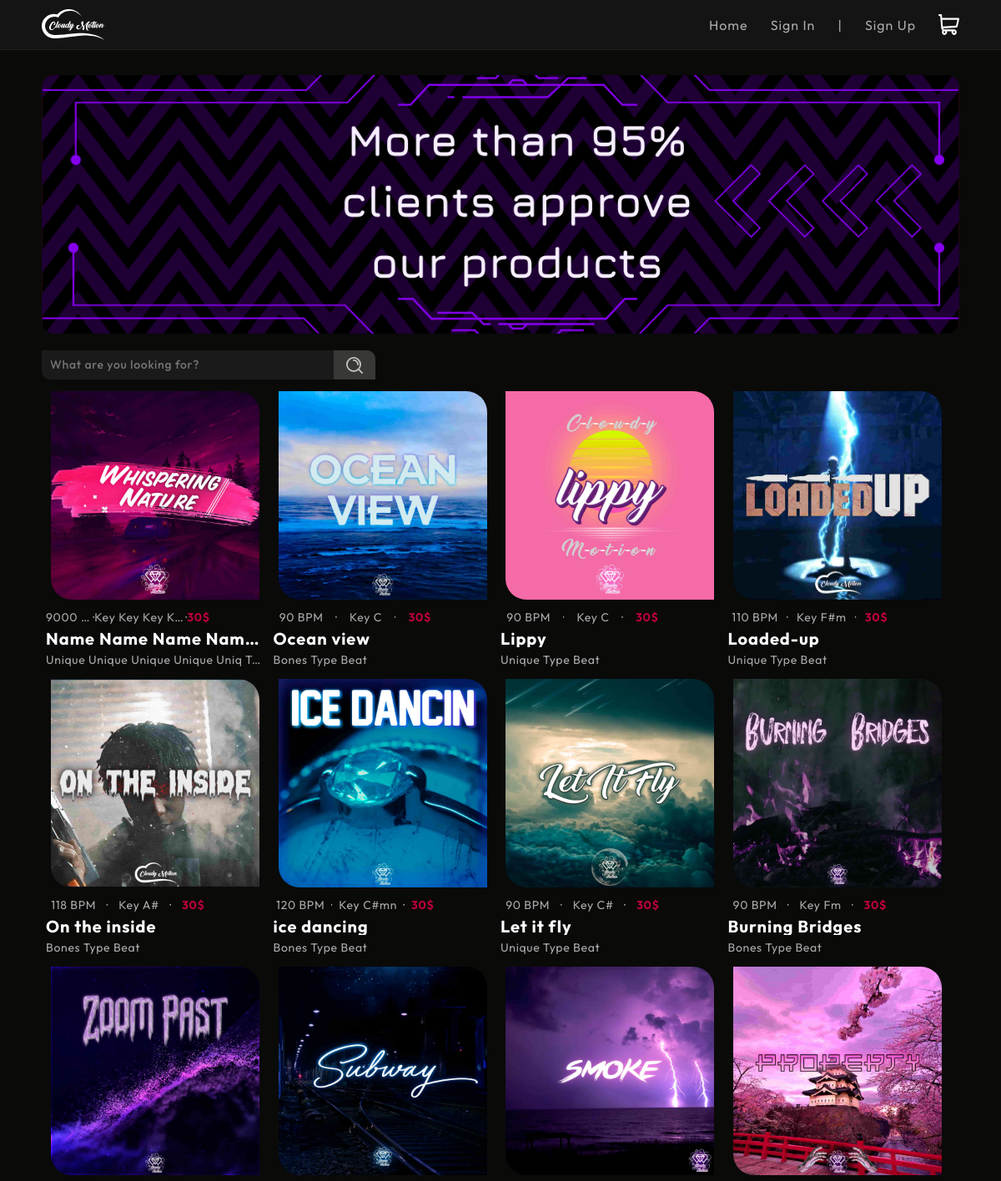
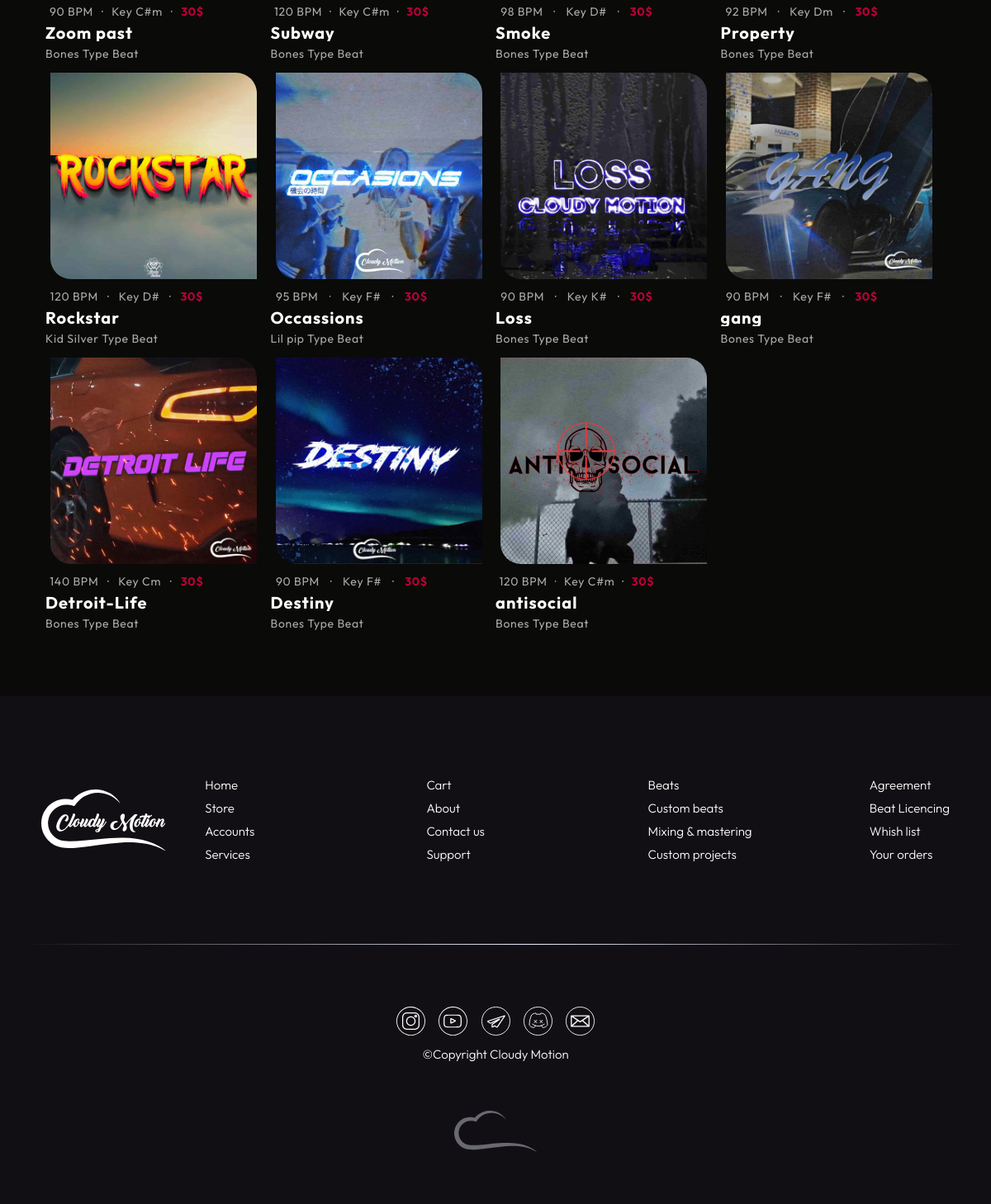
/store/, run on the app's committed database (2 pictures, top to bottom).
### cm_site/models.py (models this page shows, shortened)
class Banners(models.Model):
    banner = models.ImageField("Banner", upload_to='uploads/')
    link = models.URLField('HREF', default='http://127.0.0.1:8000/store')
    class Meta:
        verbose_name = 'Banner'
        verbose_name_plural = 'Banners'

class Tracks(models.Model):
    track_name = models.CharField('Track Name', unique=True, null=False, max_length=64)
    cover_art = models.ImageField("Cover Art", upload_to='uploads/')
    bpm = models.IntegerField('BPM', default=90)
    key = models.CharField('Key', unique=False, null=False, max_length=16)
    mood = models.ForeignKey(Moods, on_delete=models.CASCADE)
    duration = models.CharField('Duration', max_length=16, null=False)
    type_beat = models.CharField('Type Beat', unique=False, max_length=32, default="Unique", null=False)
    mp3 = models.FileField('Mp3 File', upload_to='uploads/')
    class Meta:
        verbose_name = 'Track'
        verbose_name_plural = 'Tracks'

class Prices(models.Model):
    wav_license = models.IntegerField('Wav License $', default=30)
    unlimited_license = models.IntegerField('Unlimited License $', default=100)
    exclusive_license = models.IntegerField('Exclusive License $', default=300)
    class Meta:
        verbose_name = 'Price'
        verbose_name_plural = 'Prices'

### cm_site/views.py (the view)
# urls.py: path('store/', view=views.store, name='store'),
def store(request: WSGIRequest):
    if request.method == 'POST':
        form = SearchForm(request.POST)
        if form.is_valid():
            text = form.cleaned_data['text_field']
            if text is None or text == "":
                current_tracks = Tracks.objects.all()
            else:
                current_tracks = Tracks.objects.filter(track_name__icontains=text)
            data = {
                'user': request.user,
                'tracks': current_tracks,
                'prices': Prices.objects.all()[0],
                'search_form': form,
                'banners': Banners.objects.all()
            }
            return render(request, 'cm_site/store.html', data)
        else:
            text = None
    else:
        form = SearchForm()
    data = {
        'user': request.user,
        'tracks': Tracks.objects.all().order_by('-id'),
        'prices': Prices.objects.all()[0],
        'search_form': form,
        'banners': Banners.objects.all()
    }
    return render(request, 'cm_site/store.html', data)

### cm_site/forms.py
class SearchForm(forms.Form):
    text_field = forms.CharField(
        widget=forms.TextInput(attrs={
            'class': 'search__text',
            'placeholder': 'What are you looking for?'
            }),
        required=False
    )

### cm_site/templates/cm_site/store.html (shortened to what this page needs)
{% load static %}
<!DOCTYPE html>
<html lang="en">
<head>
    <link rel="stylesheet" href="{% static 'cm_site/css/reset.css' %}">
    <link rel="stylesheet" href="{% static 'cm_site/css/font.css' %}">
    <link rel="stylesheet" href="{% static 'cm_site/css/store.css' %}">
    <link rel="stylesheet" href="{% static 'cm_site/css/store_a.css' %}">
</head>
<body>
    <div class="wrapper" style="width: 100%;">
        <header class="header">
            <div class="header__container">
                <a href="{% url 'not_developed' %}">
                    <div class="header__container-logo"></div>
                </a>
                    {% if user.is_authenticated %}
                        <div class="header__container-navbar">
                            <a href="{% url 'not_developed' %}" class="navbar__link">
                                <div class="navbar__link-home">Home</div>
                            </a>
                            <a href="{% url 'not_developed' %}" class="navbar__link">
                                <div class="navbar__link-services">Services</div>
                            </a>
                            <a href="{% url 'not_developed' %}" class="navbar__link">
                                <div class="navbar__link-contacts">Contacts</div>
                            </a>
                            <a href="{% url 'not_developed' %}" class="navbar__link navbar__link--svg">
                                <div class="navbar__link-account"></div>
                            </a>
                            <a href="{% url 'not_developed' %}" class="navbar__link navbar__link--svg">
                                <div class="navbar__link-basket"></div>
                            </a>
                        </div>
                    {% else %}
                        <div class="header__container-navbar header__container-navbar--no">
                            <a href="{% url 'not_developed' %}" class="navbar__link">
                                <div class="navbar__link-home">Home</div>
                            </a>
                            <a href="{% url 'not_developed' %}" class="navbar__link">
                                <div class="navbar__link-singin">Sign In</div>
                            </a>
                            <div class="navbar__link navbar__link-sep">
                                <div id="item1" class="navbar__link-sep">|</div>
                            </div>
                            <a href="{% url 'not_developed' %}" class="navbar__link">
                                <div class="navbar__link-singup">Sign Up</div>
                            </a>
                            <a href="{% url 'not_developed' %}" class="navbar__link navbar__link--svg">
                                <div class="navbar__link-basket"></div>
                            </a>
                        </div>
                    {% endif %}
            </div>
        </header>
        <main class="main">
            <div class="main__container">
                <div class="main__container_banners">
                    <div class="main__container_banners-carousel">
                        {% for banner in banners %}
                            <div class="carousel__slide" onclick="goToUrl('{{banner.link}}')">
                                <img src="../media/{{banner.banner}}" alt="banner.jpg">
                            </div>
                        {% endfor %}
                    </div>
                </div>
                <div class="main__container_sort">
                    <div class="main__container_sort-search">
                        <form method="post">
                            {{ search_form.text_field }}
                            <button class="search__submit" type="submit"><div></div></button>
                        </form>
                    </div>
                </div>
                <div class="main__container_playlist">
                    {% for element in tracks %}
                        <div class="music">
                            <div class="music__cover" onclick="coverPlay({{forloop.counter}});" style="background: url('../media/{{element.cover_art}}') no-repeat; background-size: cover;">
                                <div class="music__cover_button"></div>
                            </div>
                            <div class="music__data">
                                <div class="music__data-main">
                                    <h2>{{element.bpm}} BPM</h2>
                                    <h2>·</h2>
                                    <h2>Key {{element.key}}</h2>
                                    <h2>·</h2>
                                    <h3>{{prices.wav_license}}$</h3>
                                </div>
                                <div class="music__data-name">
                                    <h1><a href="{% url 'store' %}{{element.id}}/{{element.track_name}}/">{{element.track_name}}</a></h1>
                                </div>
                                <div class="music__data-typebeat">
                                    <h2>{{element.type_beat}} Type Beat</h2>
                                </div>
                            </div>
                        </div>
                    {% endfor %}
                </div>
            </div>
        </main>
        <footer class="footer">
            <div class="footer__container">
                <div class="footer__container_up">
                    <a href="{% url 'not_developed' %}">
                        <div class="footer__container_up-logo"></div>
                    </a>
                    <div class="footer__container_up-items1">
                        <a href="{% url 'not_developed' %}">Home</a>
                        <a href="{% url 'store' %}">Store</a>
                        <a href="{% url 'not_developed' %}">Accounts</a>
                        <a href="{% url 'not_developed' %}">Services</a>
                    </div>
                    <div class="footer__container_up-items2">
                        <a href="{% url 'not_developed' %}">Cart</a>
                        <a href="{% url 'not_developed' %}">About</a>
                        <a href="{% url 'not_developed' %}">Contact us</a>
                        <a href="{% url 'not_developed' %}">Support</a>
                    </div>
                    <div class="footer__container_up-items3">
                        <a href="{% url 'not_developed' %}">Beats</a>
                        <a href="{% url 'not_developed' %}">Custom beats</a>
                        <a href="{% url 'not_developed' %}">Mixing & mastering</a>
                        <a href="{% url 'not_developed' %}">Custom projects</a>
                    </div>
                    <div class="footer__container_up-items4">
                        <a href="{% url 'not_developed' %}">Agreement</a>
                        <a href="{% url 'not_developed' %}">Beat Licencing</a>
                        <a href="{% url 'not_developed' %}">Whish list</a>
                        <a href="{% url 'not_developed' %}">Your orders</a>
                    </div>
                </div>
                <div class="footer__container_line"></div>
                <div class="footer__container_down">
                    <div class="footer__container_down-social">
                        <a href="https://www.instagram.com/cloudymotion4life/"><div class="instagram"></div></a>
                        <a href="https://www.youtube.com/channel/UCjFzg281yew5Ikgu4QzfoqQ"><div class="youtube"></div></a>
                        <a href="https://t.me/Cloudy_Motion"><div class="telegram"></div></a>
                        <a href="https://discord.gg/8bJu3stv"><div class="discord"></div></a>
                        <a href="mailto:cloudymotion4life@gmail.com"><div class="email"></div></a>
                    </div>
                    <div class="footer__container_down-copyright">
                        ©Copyright Cloudy Motion
                    </div>
                    <div class="footer__container_down-logo">
                    </div>
                </div>
            </div>
        </footer>
    </div>
</body>
</html>

### cm_site/static/cm_site/css/store_a.css (style rules this page uses)
@media only screen and (max-width: 2000px) { .footer__container_down-social { width: 15%; display: flex; justify-content: space-between; } }
@media only screen and (max-width: 1400px) { .footer__container_down-social { width: 20%; display: flex; justify-content: space-between; } }

### data on the page
Banners: banner (picture)
Tracks: cover_art (picture), bpm "9000", key "Key Key K…", track_name "Name Name Name Nam…", type_beat "Unique Unique Unique Unique Uniq"
Prices: wav_license "30"
Tracks: cover_art (picture), bpm "90", key "C", track_name "Ocean view", type_beat "Bones"
Tracks: cover_art (picture), bpm "90", key "C", track_name "Lippy", type_beat "Unique"
Tracks: cover_art (picture), bpm "110", key "F#m", track_name "Loaded-up", type_beat "Unique"
Tracks: cover_art (picture), bpm "118", key "A#", track_name "On the inside", type_beat "Bones"
Tracks: cover_art (picture), bpm "120", key "C#mn", track_name "ice dancing", type_beat "Bones"
Tracks: cover_art (picture), bpm "90", key "C#", track_name "Let it fly", type_beat "Unique"
Tracks: cover_art (picture), bpm "90", key "Fm", track_name "Burning Bridges", type_beat "Bones"
Tracks: cover_art (picture), bpm "90", key "C#m", track_name "Zoom past", type_beat "Bones"
Tracks: cover_art (picture), bpm "120", key "C#m", track_name "Subway", type_beat "Bones"
Tracks: cover_art (picture), bpm "98", key "D#", track_name "Smoke", type_beat "Bones"
Tracks: cover_art (picture), bpm "92", key "Dm", track_name "Property", type_beat "Bones"
Tracks: cover_art (picture), bpm "120", key "D#", track_name "Rockstar", type_beat "Kid Silver"
Tracks: cover_art (picture), bpm "95", key "F#", track_name "Occassions", type_beat "Lil pip"
Tracks: cover_art (picture), bpm "90", key "K#", track_name "Loss", type_beat "Bones"
Tracks: cover_art (picture), bpm "90", key "F#", track_name "gang", type_beat "Bones"
Tracks: cover_art (picture), bpm "140", key "Cm", track_name "Detroit-Life", type_beat "Bones"
Tracks: cover_art (picture), bpm "90", key "F#", track_name "Destiny", type_beat "Bones"
Tracks: cover_art (picture), bpm "120", key "C#m", track_name "antisocial", type_beat "Bones"
